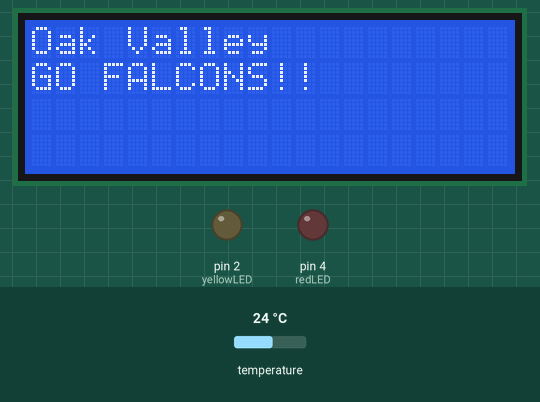
Simulated run of this sketch. Board: Arduino Uno, built with avr-gcc and run on an emulated ATmega328P. On the bench: 20×4 character LCD, output pins drawn as LEDs (lit = HIGH). The test bench sets the inputs (shaded band); at power-on: temperature 24 °C. What the sketch prints to the serial monitor is not drawn.

Above: at 2.9 s.
At 4.23 s:
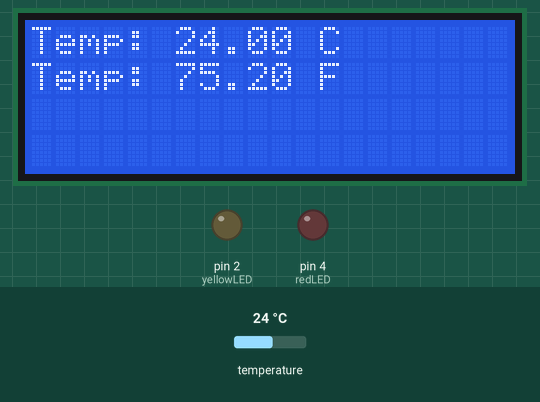
4.4 s: temperature set to 12 °C
At 6.45 s:
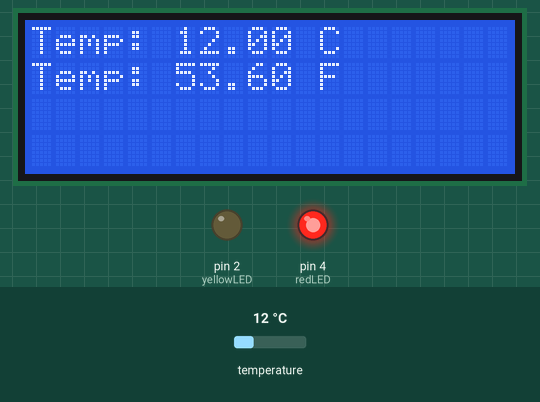
8.0 s: temperature set to 19 °C
At 9.37 s:
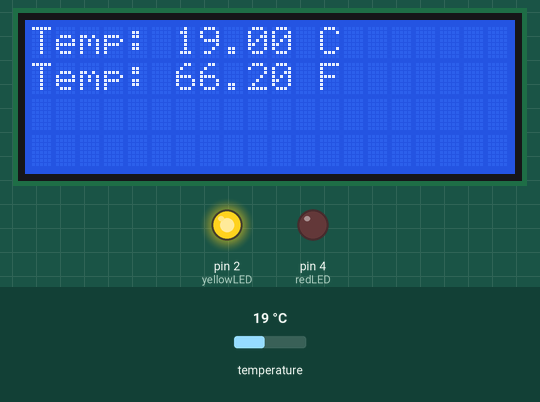
11.6 s: temperature set to 28 °C
At 15.9 s:
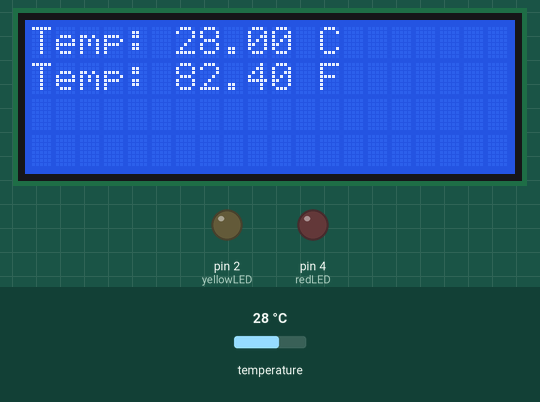
Timing chart, 0 to 21.4 s (numbered marks = the images above; inputs shaded):
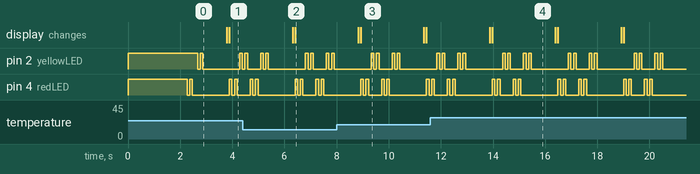

Measured:
- after the input at 4.4 s, the display: first differs from a run without the input after 2.0 s (image 2)
- after the input at 8.0 s, the display: first differs from a run without the input after 0.93 s (image 3)
- after the input at 11.6 s, the display: first differs from a run without the input after 2.4 s (image 4)
- by itself, pin 2 (yellowLED): repeats every 2.5 s: LOW 0.10 s, HIGH 0.10 s, LOW 0.50 s, HIGH 0.10 s, LOW 0.10 s, HIGH 0.10 s, LOW 1.4 s, HIGH 0.10 s
- by itself, pin 4 (redLED): repeats every 2.5 s: LOW 0.50 s, HIGH 0.10 s, LOW 0.10 s, HIGH 0.10 s, LOW 1.4 s, HIGH 0.10 s, LOW 0.10 s, HIGH 0.10 s

The sketch:

Waterproof_Temp_SR.ino
```cpp
#include <LiquidCrystal_I2C.h>
#include <Wire.h>
#include <OneWire.h>
#include <DallasTemperature.h>

#define ONE_WIRE_BUS 5

OneWire oneWire(ONE_WIRE_BUS);

LiquidCrystal_I2C lcd(0x27,20,4);

DallasTemperature sensors(&oneWire);

 float Celcius=0;
 float Fahrenheit=0;
 int yellowLED = 2;
 int redLED = 4;
 String topLine = "Oak Valley";
 String bottomLine = "GO FALCONS!!";

void setup(void)
{

  Serial.begin(9600);

  pinMode (redLED,OUTPUT);
  pinMode (yellowLED,OUTPUT);

  sensors.begin();

  digitalWrite(redLED,HIGH);
  digitalWrite(yellowLED,HIGH);

lcd.init();
  lcd.init();
  lcd.backlight();
  lcd.setCursor(0,0);
  lcd.print(topLine);
  lcd.setCursor(0,1);
  lcd.print(bottomLine);
   lcd.setCursor(0,2);
  lcd.print("");
   lcd.setCursor(2,3);
  lcd.print("");

  delay(2000);
}

void loop(void)
{

 digitalWrite(redLED,HIGH);
  delay(100);
  digitalWrite(redLED,LOW);
  delay(100);

  digitalWrite(redLED,HIGH);
  delay(100);
  digitalWrite(redLED,LOW);
  delay(100);

  digitalWrite(yellowLED,HIGH);
  delay(100);
  digitalWrite(yellowLED,LOW);
  delay(100);

  digitalWrite(yellowLED,HIGH);
  delay(100);
  digitalWrite(yellowLED,LOW);
  delay(100);

  sensors.requestTemperatures();
  Celcius=sensors.getTempCByIndex(0);
  Fahrenheit=sensors.toFahrenheit(Celcius);
  Serial.print(" C  ");
  Serial.print(Celcius);
  Serial.print(" F  ");
  Serial.println(Fahrenheit);

 lcd.init();
  lcd.init();
  lcd.backlight();
  lcd.setCursor(0,0);
  lcd.print("Temp: ");
  lcd.print(Celcius);
  lcd.print(" C");
  lcd.setCursor(0,1);
  lcd.print("Temp: ");
  lcd.print(Fahrenheit);
  lcd.print(" F");
   lcd.setCursor(0,2);
  lcd.print("");
   lcd.setCursor(2,3);
  lcd.print("");

  digitalWrite(redLED,HIGH);
  delay(100);
  digitalWrite(redLED,LOW);
  delay(100);

  digitalWrite(redLED,HIGH);
  delay(100);
  digitalWrite(redLED,LOW);
  delay(100);

  digitalWrite(yellowLED,HIGH);
  delay(100);
  digitalWrite(yellowLED,LOW);
  delay(100);

  digitalWrite(yellowLED,HIGH);
  delay(100);
  digitalWrite(yellowLED,LOW);
  delay(100);

}
```
